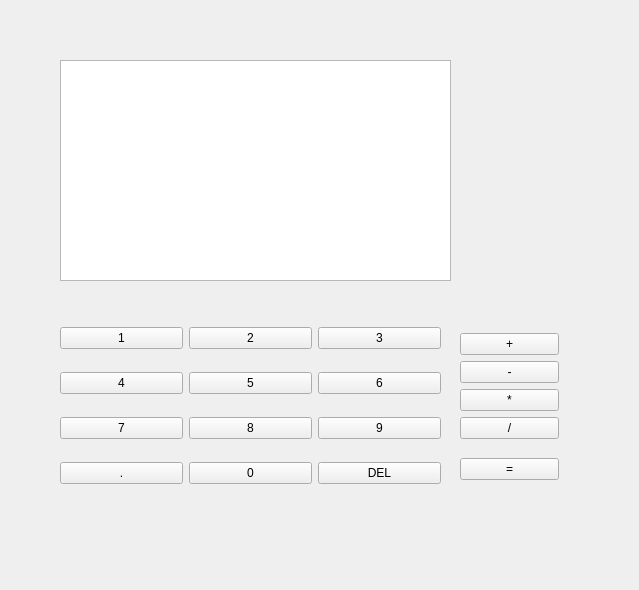
<?xml version="1.0" encoding="UTF-8"?>
<ui version="4.0">
 <class>Form</class>
 <widget class="QWidget" name="Form">
  <property name="geometry">
   <rect>
    <x>0</x>
    <y>0</y>
    <width>639</width>
    <height>590</height>
   </rect>
  </property>
  <property name="windowTitle">
   <string>Form</string>
  </property>
  <widget class="QPlainTextEdit" name="textedit">
   <property name="geometry">
    <rect>
     <x>60</x>
     <y>60</y>
     <width>391</width>
     <height>221</height>
    </rect>
   </property>
  </widget>
  <widget class="QWidget" name="">
   <property name="geometry">
    <rect>
     <x>60</x>
     <y>310</y>
     <width>381</width>
     <height>191</height>
    </rect>
   </property>
   <layout class="QHBoxLayout" name="horizontalLayout">
    <item>
     <layout class="QVBoxLayout" name="verticalLayout">
      <item>
       <widget class="QPushButton" name="b_1">
        <property name="text">
         <string>1</string>
        </property>
       </widget>
      </item>
      <item>
       <widget class="QPushButton" name="b_4">
        <property name="text">
         <string>4</string>
        </property>
       </widget>
      </item>
      <item>
       <widget class="QPushButton" name="b_7">
        <property name="text">
         <string>7</string>
        </property>
       </widget>
      </item>
      <item>
       <widget class="QPushButton" name="b_point">
        <property name="text">
         <string>.</string>
        </property>
       </widget>
      </item>
     </layout>
    </item>
    <item>
     <layout class="QVBoxLayout" name="verticalLayout_2">
      <item>
       <widget class="QPushButton" name="b_2">
        <property name="text">
         <string>2</string>
        </property>
       </widget>
      </item>
      <item>
       <widget class="QPushButton" name="b_5">
        <property name="text">
         <string>5</string>
        </property>
       </widget>
      </item>
      <item>
       <widget class="QPushButton" name="b_8">
        <property name="text">
         <string>8</string>
        </property>
       </widget>
      </item>
      <item>
       <widget class="QPushButton" name="b_0">
        <property name="text">
         <string>0</string>
        </property>
       </widget>
      </item>
     </layout>
    </item>
    <item>
     <layout class="QVBoxLayout" name="verticalLayout_3">
      <item>
       <widget class="QPushButton" name="b_3">
        <property name="text">
         <string>3</string>
        </property>
       </widget>
      </item>
      <item>
       <widget class="QPushButton" name="b_6">
        <property name="text">
         <string>6</string>
        </property>
       </widget>
      </item>
      <item>
       <widget class="QPushButton" name="b_9">
        <property name="text">
         <string>9</string>
        </property>
       </widget>
      </item>
      <item>
       <widget class="QPushButton" name="b_del">
        <property name="text">
         <string>DEL</string>
        </property>
       </widget>
      </item>
     </layout>
    </item>
   </layout>
  </widget>
  <widget class="QWidget" name="">
   <property name="geometry">
    <rect>
     <x>460</x>
     <y>320</y>
     <width>99</width>
     <height>174</height>
    </rect>
   </property>
   <layout class="QVBoxLayout" name="verticalLayout_6">
    <item>
     <layout class="QVBoxLayout" name="verticalLayout_5">
      <item>
       <layout class="QVBoxLayout" name="verticalLayout_4">
        <item>
         <widget class="QPushButton" name="b_add">
          <property name="text">
           <string>+</string>
          </property>
         </widget>
        </item>
        <item>
         <widget class="QPushButton" name="b_sub">
          <property name="text">
           <string>-</string>
          </property>
         </widget>
        </item>
        <item>
         <widget class="QPushButton" name="b_mul">
          <property name="text">
           <string>*</string>
          </property>
         </widget>
        </item>
       </layout>
      </item>
      <item>
       <widget class="QPushButton" name="b_div">
        <property name="text">
         <string>/</string>
        </property>
       </widget>
      </item>
     </layout>
    </item>
    <item>
     <widget class="QPushButton" name="b_eql">
      <property name="text">
       <string>=</string>
      </property>
     </widget>
    </item>
   </layout>
  </widget>
 </widget>
 <resources/>
 <connections/>
</ui>
